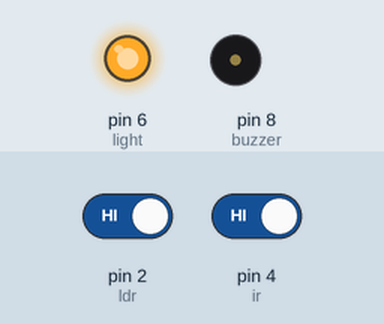
The sketch below on a simulated Arduino Uno, built with avr-gcc and run on an emulated ATmega328P. Shown: output pins drawn as LEDs (lit = HIGH), buzzer (waves = sounding, pin HIGH). Inputs (shaded band) come from the test bench; at power-on: pin 2 (ldr) HIGH, pin 4 (ir) HIGH.

Above: at 1.2 s.
1.3 s: pin 2 (ldr) driven LOW
At 2.5 s:
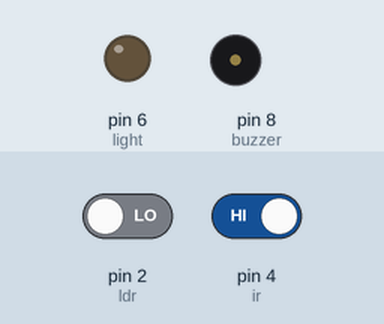
2.8 s: pin 4 (ir) driven LOW
At 2.9 s:
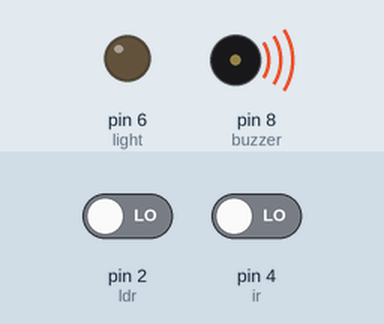
5.8 s: pin 4 (ir) driven HIGH
At 7.2 s:
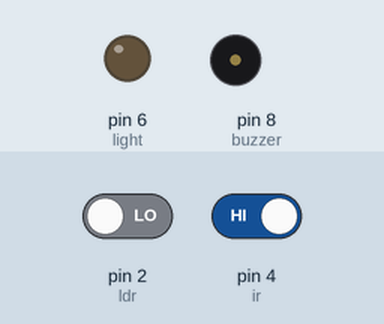
7.5 s: pin 2 (ldr) driven HIGH
At 8.4 s:
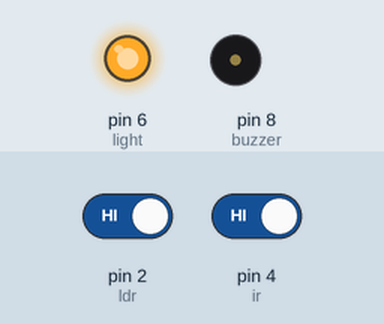
Timing chart, 0 to 10.0 s (numbered marks = the images above; inputs shaded):
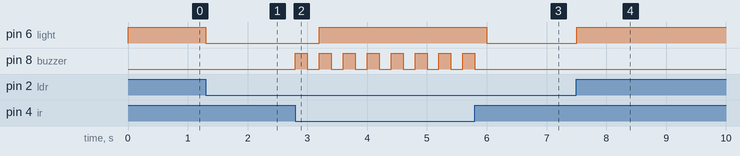

The sketch:

2_SENSORS_CONNECTED_AT_A_TIME___M.FRHANA_.ino
```cpp
#define light 6
#define buzzer 8
#define ir 4
#define ldr 2

void setup() {
  pinMode(ir,INPUT);
  pinMode(ldr,INPUT);
  pinMode(light,OUTPUT);
  pinMode(buzzer,OUTPUT);
}


void loop() {
  // put your main code here, to run repeatedly:
  int IrData=digitalRead(ir);
  int LdrData=digitalRead(ldr);
  if((LdrData==0)&&(IrData== 1))//day
  {
  digitalWrite(light,LOW);
  digitalWrite(buzzer,LOW);

  }
else if(LdrData == 1)// night
  {

    digitalWrite(light,HIGH);
    digitalWrite(buzzer,LOW);

  }
else if(IrData == 0)
{
  digitalWrite(buzzer,HIGH);
  delay(200);
  digitalWrite(buzzer,LOW);
  delay(200);
  digitalWrite(light,HIGH);
}
}
```

Measured:
- after the input at 1.3 s, pin 6 (light): HIGH → LOW at once
- after the input at 2.8 s, pin 6 (light): LOW → HIGH after 0.40 s; pin 8 (buzzer): alternates HIGH for 0.20 s and LOW for 0.20 s, starting at once
- after the input at 5.8 s, pin 6 (light): HIGH → LOW after 0.20 s; pin 8 (buzzer): goes on until 5.8 s, then stays LOW
- after the input at 7.5 s, pin 6 (light): LOW → HIGH at once
